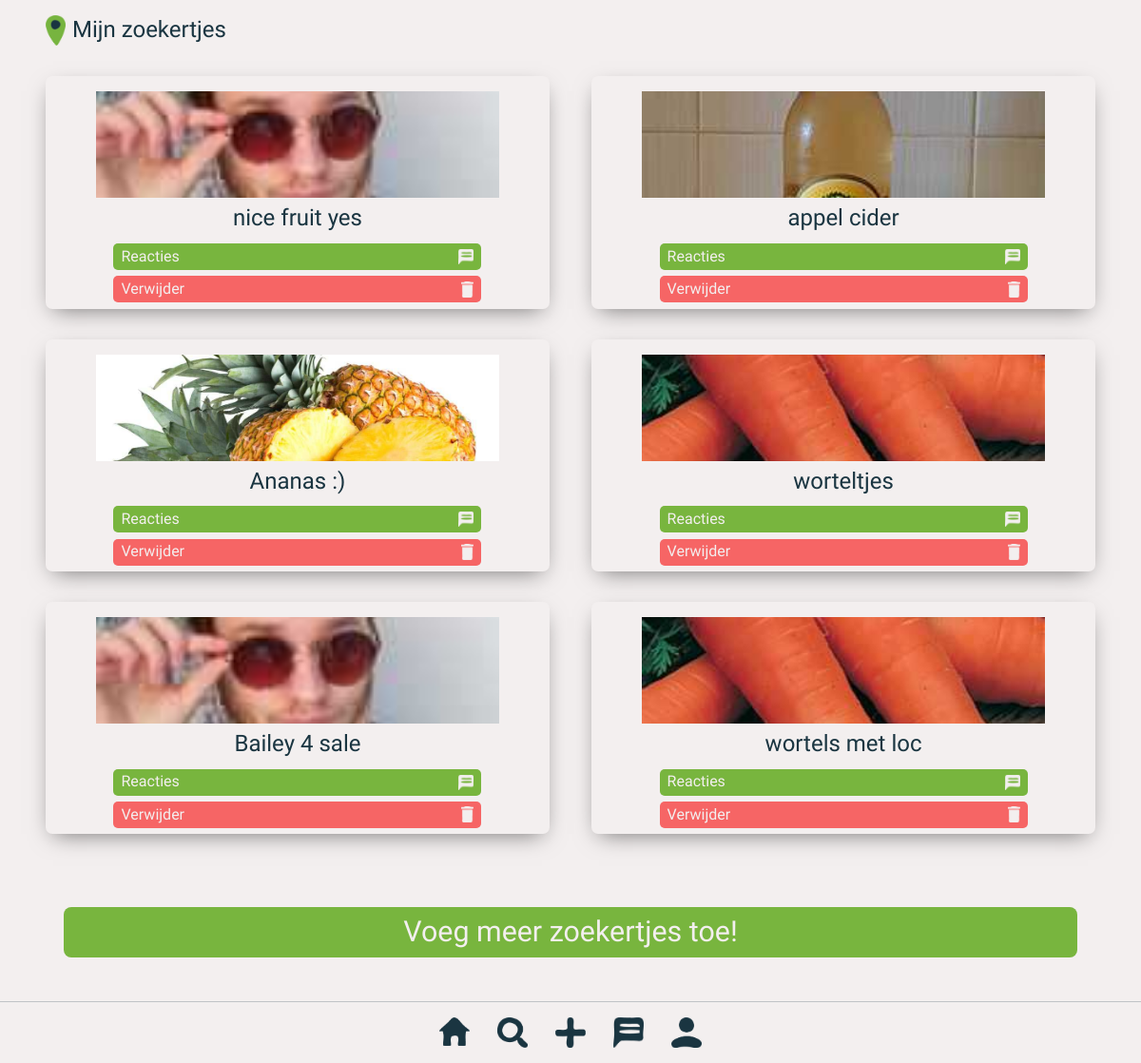
Page /myListings.php (signed in) on the committed database.
### tables this page shows
CREATE TABLE `listings` (
  `id` int(255) NOT NULL,
  `user_id` int(255) NOT NULL,
  `title` varchar(255) NOT NULL,
  `listing_image` varchar(255) NOT NULL,
  `freshness` int(255) NOT NULL,
  `date` datetime NOT NULL,
  `category` varchar(255) NOT NULL,
  `longitude` varchar(255) NOT NULL,
  `latitude` varchar(255) NOT NULL
);

### classes/Listing.php (called while the page is built, shortened)
<?php
    class Listing {
        public static function getMyListings($userId){
            $conn = Database::getConnection();
            $query = $conn->prepare("SELECT * FROM listings where user_id = :userId");
            $query->bindValue(":userId", $userId);
            $query->execute();
            $listings = $query->fetchAll();
            return $listings;
        }
    }
?>

### myListings.php (the view, shortened to what this page needs)
<?php
    $listings = Listing::getMyListings($_SESSION['userId']);
?>
<!DOCTYPE html>
<html lang="en">
<head>
     <link rel="stylesheet" href="css/normalize.css">
     <link rel="stylesheet" href="css/general.css">
</head>
<body>
    <header>
        <img src="assets/location_dot.png">
        <h2>Mijn zoekertjes</h2>
    </header>
    <section id="listings_section">
        <?php foreach ($listings as $listing): ?>
        <div class="listing_wrapper">
            <img class="listing_img" src="post_uploads/<?php echo $listing['listing_image']; ?>">
            <h2><?php echo $listing['title']; ?></h2>
            <div class="listing_buttons reactie_button">
                <p id="reactie_title">Reacties</p>
                <img src="assets/icons/message_white_icon.png">
            </div>
            <div class="listing_buttons verwijder_button" data-listing="<?php echo $listing['id']; ?>">
                <p id="verwijder_title">Verwijder</p>
                <img src="assets/icons/trash_white_icon.png">
            </div>
        </div>
        <?php endforeach; ?>
    </section>
    <a href="upload.php" id="add_listing_button">Voeg meer zoekertjes toe!</a>
    <br>
    <br>
    <br>
    <br>
    <br>
    <br>
    <nav>
        <a href="home.php"><img src="assets/icons/home_icon.png"></a>
        <a href="search.php"><img src="assets/icons/search_icon.png"></a>
        <a href="upload.php"><img src="assets/icons/plus_icon.png"></a>
        <a href="chats.php"><img src="assets/icons/message_icon.png"></a>
        <a href="profile.php"><img src="assets/icons/profile_icon.png"></a>
    </nav>
</body>
</html>

### css/general.css (style rules this page uses)
:root { --offWhite: #F3EFEF; --offBlack: #1A3541; --accentGreen: #78B53E; --placeholderGrey: #C6C9CB; --warningRed: #F66565; --textFont: 'Cabin', sans-serif; --titleFont: 'RocknRoll One', sans-serif; --titleFontSize: 1.9em; --pageTitleFontSize: 1em; --actionBarFontSize: 1.5em; --whiteSpaceOffset: 3em; }
* { font-family: var(--textFont); color: var(--offBlack); }
body { height: 100vh; background-color: var(--offWhite); }
a { color: var(--offBlack); text-decoration: none; }
h1, h2, h3 { font-family: var(--titleFont); font-weight: 300; margin: 0; }
header { background-color: var(--offWhite); position: sticky; top: 0; z-index: 999; display: flex; align-items: center; padding-left: var(--whiteSpaceOffset); padding-top: 1em; padding-bottom: 1em; }
header img { width: 1.3em; }
header h2 { margin-left: 0.3em; font-size: var(--actionBarFontSize); flex-grow: 1; }
nav { display: flex; justify-content: center; background-color: var(--offWhite); position:fixed; width:100%; bottom: 0; right: 0; border-top: solid 1px #C0C3C6; }
nav img { width: 2em; padding-top: 1em; padding-bottom: 0.7em; padding-left: 0.9em; padding-right: 0.9em; }
section { display: flex; flex-direction: column; }
.listing_wrapper { width: 48%; background-color: var(--offWhite); margin-bottom: 1em; margin-top: 1em; border-radius: 7px; box-shadow: 0px 8px 23px -8px #00000088; display: flex; flex-direction: column; align-items: center; }
#listings_section { display: flex; flex-direction: row; flex-wrap: wrap; justify-content: space-between; margin-left: var(--whiteSpaceOffset); margin-right: var(--whiteSpaceOffset); }
.listing_wrapper img { margin-top: 1em; margin-bottom: 0.5em; width: 80%; object-fit: cover; max-height: 7em; }
.listing_wrapper .listing_img { height: 10em; }
.listing_wrapper h2 { margin-bottom: 0.5em; text-align: center; }
.listing_buttons { width: 70%; margin-bottom: 0.4em; padding-left: 0.5em; padding-right: 0.5em; padding-top: 0.3em; padding-bottom: 0.3em; border-radius: 5px; display: flex; justify-content: space-between; align-items: center; }
.listing_buttons img { width: auto; margin-top: 0; margin-bottom: 0; }
#reactie_title, #verwijder_title { color: var(--offWhite); font-family: var(--titleFont); margin-top: 0; margin-bottom: 0; }
.reactie_button { background-color: var(--accentGreen); }
.verwijder_button { background-color: var(--warningRed); }
#add_listing_button { background-color: var(--accentGreen); color: var(--offWhite); font-size: var(--titleFontSize); padding-top: 0.3em; padding-bottom: 0.3em; border-radius: 8px; text-align: center; display: block; margin-left: 2.2em; margin-right: 2.2em; margin-top: 2em; }

### rows in the picture
listings: listing_image (picture), title "nice fruit yes"
listings: listing_image (picture), title "appel cider"
listings: listing_image (picture), title "Ananas :)"
listings: listing_image (picture), title "worteltjes"
listings: listing_image (picture), title "Bailey 4 sale"
listings: listing_image (picture), title "wortels met loc"
